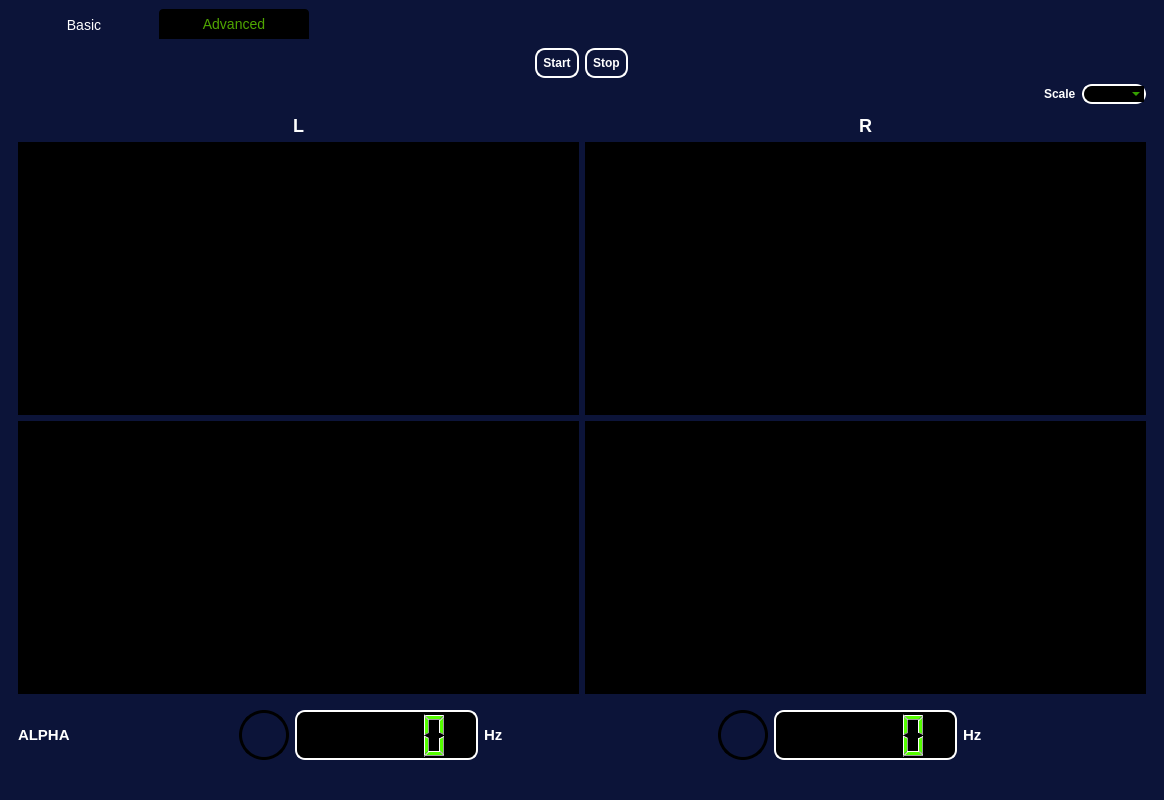
<?xml version="1.0" encoding="UTF-8"?>
<ui version="4.0">
 <class>MainWindow</class>
 <widget class="QMainWindow" name="MainWindow">
  <property name="geometry">
   <rect>
    <x>0</x>
    <y>0</y>
    <width>1164</width>
    <height>800</height>
   </rect>
  </property>
  <property name="windowTitle">
   <string>MainWindow</string>
  </property>
  <property name="styleSheet">
   <string notr="true">background-color: rgb(12, 20, 57);</string>
  </property>
  <widget class="QWidget" name="centralwidget">
   <layout class="QGridLayout" name="gridLayout">
    <item row="0" column="0">
     <widget class="QTabWidget" name="tabWidget">
      <property name="styleSheet">
       <string notr="true">QTabBar::tab:selected {
color: #4FA600;
background-color: rgb(0, 0, 0);
}

QTabBar::tab:!selected {
background-color: rgb(12, 20, 57);
color: rgb(255,255,255);
}

QTabBar::tab {
border-bottom-color: rgb(255,255,255);
border-top-left-radius: 4px;
border-top-right-radius: 4px;
height: 30px;
width: 150px;
font: 14px;
}

QTabWidget::pane {
  background-color: rgb(12, 20, 57);
} 
</string>
      </property>
      <property name="currentIndex">
       <number>1</number>
      </property>
      <widget class="QWidget" name="tab">
       <attribute name="title">
        <string>Basic</string>
       </attribute>
       <layout class="QGridLayout" name="gridLayout_6">
        <item row="1" column="0">
         <spacer name="verticalSpacer_4">
          <property name="orientation">
           <enum>Qt::Vertical</enum>
          </property>
          <property name="sizeType">
           <enum>QSizePolicy::Maximum</enum>
          </property>
          <property name="sizeHint" stdset="0">
           <size>
            <width>20</width>
            <height>10</height>
           </size>
          </property>
         </spacer>
        </item>
        <item row="0" column="0">
         <layout class="QGridLayout" name="gridLayout_4">
          <item row="4" column="1">
           <widget class="PlotWidget" name="eeg_graphr2">
            <property name="styleSheet">
             <string notr="true">background-color: rgb(0, 0, 0);</string>
            </property>
           </widget>
          </item>
          <item row="4" column="0">
           <widget class="PlotWidget" name="eeg_graphl2">
            <property name="minimumSize">
             <size>
              <width>0</width>
              <height>0</height>
             </size>
            </property>
            <property name="styleSheet">
             <string notr="true">background-color: rgb(0, 0, 0);</string>
            </property>
           </widget>
          </item>
          <item row="5" column="1">
           <widget class="PlotWidget" name="rhythmsr">
            <property name="styleSheet">
             <string notr="true">background-color: rgb(0, 0, 0);</string>
            </property>
           </widget>
          </item>
          <item row="3" column="0" alignment="Qt::AlignHCenter">
           <widget class="QLabel" name="label_4">
            <property name="styleSheet">
             <string notr="true"> QLabel {
	color:white;
	font:  bold 18px;
}</string>
            </property>
            <property name="text">
             <string>L</string>
            </property>
           </widget>
          </item>
          <item row="0" column="1" alignment="Qt::AlignLeft">
           <widget class="QPushButton" name="stop_botton2">
            <property name="styleSheet">
             <string notr="true">QPushButton
{
	color: white;
    border-style: outset;
    border-width: 2px;
    border-radius: 10px;
    border-color: white;
    font:  bold 12px;
    min-width: 10em;
    padding: 6px;
}


</string>
            </property>
            <property name="text">
             <string>Stop</string>
            </property>
           </widget>
          </item>
          <item row="3" column="1" alignment="Qt::AlignHCenter">
           <widget class="QLabel" name="label_5">
            <property name="styleSheet">
             <string notr="true"> QLabel {
	color:white;
	font:  bold 18px;
}</string>
            </property>
            <property name="text">
             <string>R</string>
            </property>
           </widget>
          </item>
          <item row="0" column="0" alignment="Qt::AlignRight">
           <widget class="QPushButton" name="start_botton2">
            <property name="styleSheet">
             <string notr="true">QPushButton{
	color: white;
    border-style: outset;
    border-width: 2px;
    border-radius: 10px;
    border-color: white;
    font:  bold 12px;
    min-width: 10em;
    padding: 6px;
}


</string>
            </property>
            <property name="text">
             <string>Start </string>
            </property>
           </widget>
          </item>
          <item row="5" column="0">
           <widget class="PlotWidget" name="rhythmsl">
            <property name="styleSheet">
             <string notr="true">background-color: rgb(0, 0, 0);</string>
            </property>
           </widget>
          </item>
          <item row="1" column="1">
           <layout class="QHBoxLayout" name="horizontalLayout_2">
            <item alignment="Qt::AlignRight">
             <widget class="QLabel" name="label_14">
              <property name="styleSheet">
               <string notr="true"> QLabel {
	color:white;
	font:  bold 12px;
}</string>
              </property>
              <property name="text">
               <string>Scale</string>
              </property>
             </widget>
            </item>
            <item>
             <widget class="QComboBox" name="scales_2">
              <property name="sizePolicy">
               <sizepolicy hsizetype="Fixed" vsizetype="Fixed">
                <horstretch>0</horstretch>
                <verstretch>0</verstretch>
               </sizepolicy>
              </property>
              <property name="styleSheet">
               <string notr="true">border-style: outset;
background-color: rgb(0, 0, 0);
border-width: 2px;
border-radius: 10px;
border-color: white;
color: rgb(85, 255, 0);</string>
              </property>
             </widget>
            </item>
           </layout>
          </item>
         </layout>
        </item>
        <item row="4" column="0">
         <layout class="QGridLayout" name="gridLayout_9">
          <item row="0" column="1">
           <spacer name="horizontalSpacer_7">
            <property name="orientation">
             <enum>Qt::Horizontal</enum>
            </property>
            <property name="sizeType">
             <enum>QSizePolicy::Maximum</enum>
            </property>
            <property name="sizeHint" stdset="0">
             <size>
              <width>100</width>
              <height>20</height>
             </size>
            </property>
           </spacer>
          </item>
          <item row="0" column="6">
           <spacer name="horizontalSpacer_5">
            <property name="orientation">
             <enum>Qt::Horizontal</enum>
            </property>
            <property name="sizeType">
             <enum>QSizePolicy::Maximum</enum>
            </property>
            <property name="sizeHint" stdset="0">
             <size>
              <width>150</width>
              <height>20</height>
             </size>
            </property>
           </spacer>
          </item>
          <item row="0" column="0">
           <spacer name="horizontalSpacer_4">
            <property name="orientation">
             <enum>Qt::Horizontal</enum>
            </property>
            <property name="sizeType">
             <enum>QSizePolicy::Maximum</enum>
            </property>
            <property name="sizeHint" stdset="0">
             <size>
              <width>150</width>
              <height>20</height>
             </size>
            </property>
           </spacer>
          </item>
          <item row="0" column="5">
           <spacer name="horizontalSpacer_8">
            <property name="orientation">
             <enum>Qt::Horizontal</enum>
            </property>
            <property name="sizeType">
             <enum>QSizePolicy::Maximum</enum>
            </property>
            <property name="sizeHint" stdset="0">
             <size>
              <width>140</width>
              <height>20</height>
             </size>
            </property>
           </spacer>
          </item>
          <item row="0" column="2" alignment="Qt::AlignRight">
           <widget class="QLabel" name="label_11">
            <property name="sizePolicy">
             <sizepolicy hsizetype="Minimum" vsizetype="Preferred">
              <horstretch>0</horstretch>
              <verstretch>0</verstretch>
             </sizepolicy>
            </property>
            <property name="styleSheet">
             <string notr="true"> QLabel {
	color:white;
	font:  bold 14px;
}</string>
            </property>
            <property name="text">
             <string>ASYM</string>
            </property>
           </widget>
          </item>
          <item row="0" column="3" alignment="Qt::AlignHCenter">
           <widget class="QLCDNumber" name="asym_lcd">
            <property name="sizePolicy">
             <sizepolicy hsizetype="Maximum" vsizetype="Minimum">
              <horstretch>0</horstretch>
              <verstretch>0</verstretch>
             </sizepolicy>
            </property>
            <property name="minimumSize">
             <size>
              <width>160</width>
              <height>50</height>
             </size>
            </property>
            <property name="styleSheet">
             <string notr="true">border-style: outset;
background-color: rgb(0, 0, 0);
border-width: 2px;
border-radius: 10px;
border-color: white;
color: rgb(85, 255, 0);</string>
            </property>
           </widget>
          </item>
          <item row="0" column="4" alignment="Qt::AlignLeft">
           <widget class="QLabel" name="label_12">
            <property name="sizePolicy">
             <sizepolicy hsizetype="Preferred" vsizetype="Preferred">
              <horstretch>0</horstretch>
              <verstretch>0</verstretch>
             </sizepolicy>
            </property>
            <property name="styleSheet">
             <string notr="true"> QLabel {
	color:white;
	font:  bold 18px;
}</string>
            </property>
            <property name="text">
             <string>%</string>
            </property>
           </widget>
          </item>
         </layout>
        </item>
        <item row="2" column="0">
         <layout class="QGridLayout" name="gridLayout_10">
          <item row="1" column="0">
           <spacer name="horizontalSpacer">
            <property name="orientation">
             <enum>Qt::Horizontal</enum>
            </property>
            <property name="sizeType">
             <enum>QSizePolicy::Maximum</enum>
            </property>
            <property name="sizeHint" stdset="0">
             <size>
              <width>150</width>
              <height>20</height>
             </size>
            </property>
           </spacer>
          </item>
          <item row="1" column="9">
           <spacer name="horizontalSpacer_3">
            <property name="orientation">
             <enum>Qt::Horizontal</enum>
            </property>
            <property name="sizeType">
             <enum>QSizePolicy::Maximum</enum>
            </property>
            <property name="sizeHint" stdset="0">
             <size>
              <width>150</width>
              <height>20</height>
             </size>
            </property>
           </spacer>
          </item>
          <item row="1" column="7" alignment="Qt::AlignLeft">
           <widget class="QLCDNumber" name="alpha_lcdr">
            <property name="sizePolicy">
             <sizepolicy hsizetype="Minimum" vsizetype="Minimum">
              <horstretch>0</horstretch>
              <verstretch>0</verstretch>
             </sizepolicy>
            </property>
            <property name="minimumSize">
             <size>
              <width>160</width>
              <height>0</height>
             </size>
            </property>
            <property name="styleSheet">
             <string notr="true">border-style: outset;
background-color: rgb(0, 0, 0);
border-width: 2px;
border-radius: 10px;
border-color: white;
color: rgb(85, 255, 0);</string>
            </property>
           </widget>
          </item>
          <item row="1" column="6">
           <widget class="QLabel" name="alpha_lightr">
            <property name="sizePolicy">
             <sizepolicy hsizetype="Fixed" vsizetype="Fixed">
              <horstretch>0</horstretch>
              <verstretch>0</verstretch>
             </sizepolicy>
            </property>
            <property name="minimumSize">
             <size>
              <width>50</width>
              <height>50</height>
             </size>
            </property>
            <property name="styleSheet">
             <string notr="true">border: 3px solid black; border-radius: 25px;</string>
            </property>
            <property name="text">
             <string/>
            </property>
           </widget>
          </item>
          <item row="1" column="3">
           <widget class="QLabel" name="label_10">
            <property name="sizePolicy">
             <sizepolicy hsizetype="Minimum" vsizetype="Minimum">
              <horstretch>0</horstretch>
              <verstretch>0</verstretch>
             </sizepolicy>
            </property>
            <property name="maximumSize">
             <size>
              <width>200</width>
              <height>16777215</height>
             </size>
            </property>
            <property name="styleSheet">
             <string notr="true"> QLabel {
	color:white;
	font:  bold 14px;
}</string>
            </property>
            <property name="text">
             <string>Hz</string>
            </property>
           </widget>
          </item>
          <item row="1" column="1">
           <widget class="QLabel" name="alpha_lightl">
            <property name="sizePolicy">
             <sizepolicy hsizetype="Fixed" vsizetype="Fixed">
              <horstretch>0</horstretch>
              <verstretch>0</verstretch>
             </sizepolicy>
            </property>
            <property name="minimumSize">
             <size>
              <width>50</width>
              <height>50</height>
             </size>
            </property>
            <property name="styleSheet">
             <string notr="true">border: 3px solid black; border-radius: 25px;</string>
            </property>
            <property name="text">
             <string/>
            </property>
           </widget>
          </item>
          <item row="1" column="5">
           <spacer name="horizontalSpacer_2">
            <property name="orientation">
             <enum>Qt::Horizontal</enum>
            </property>
            <property name="sizeType">
             <enum>QSizePolicy::Maximum</enum>
            </property>
            <property name="sizeHint" stdset="0">
             <size>
              <width>100</width>
              <height>20</height>
             </size>
            </property>
           </spacer>
          </item>
          <item row="1" column="2" alignment="Qt::AlignLeft">
           <widget class="QLCDNumber" name="alpha_lcdl">
            <property name="minimumSize">
             <size>
              <width>160</width>
              <height>0</height>
             </size>
            </property>
            <property name="styleSheet">
             <string notr="true">border-style: outset;
background-color: rgb(0, 0, 0);
border-width: 2px;
border-radius: 10px;
border-color: white;
color: rgb(85, 255, 0);</string>
            </property>
           </widget>
          </item>
          <item row="1" column="8">
           <widget class="QLabel" name="label_15">
            <property name="sizePolicy">
             <sizepolicy hsizetype="Fixed" vsizetype="Fixed">
              <horstretch>0</horstretch>
              <verstretch>0</verstretch>
             </sizepolicy>
            </property>
            <property name="styleSheet">
             <string notr="true"> QLabel {
	color:white;
	font:  bold 14px;
}</string>
            </property>
            <property name="text">
             <string>Hz</string>
            </property>
           </widget>
          </item>
          <item row="1" column="4">
           <spacer name="horizontalSpacer_6">
            <property name="orientation">
             <enum>Qt::Horizontal</enum>
            </property>
            <property name="sizeType">
             <enum>QSizePolicy::Maximum</enum>
            </property>
            <property name="sizeHint" stdset="0">
             <size>
              <width>300</width>
              <height>20</height>
             </size>
            </property>
           </spacer>
          </item>
          <item row="0" column="1">
           <widget class="QLabel" name="label_9">
            <property name="styleSheet">
             <string notr="true"> QLabel {
	color:white;
	font:  bold 14px;
}</string>
            </property>
            <property name="text">
             <string>ALPHA</string>
            </property>
           </widget>
          </item>
          <item row="0" column="6">
           <widget class="QLabel" name="label_13">
            <property name="styleSheet">
             <string notr="true"> QLabel {
	color:white;
	font:  bold 14px;
}</string>
            </property>
            <property name="text">
             <string>ALPHA</string>
            </property>
           </widget>
          </item>
         </layout>
        </item>
        <item row="3" column="0">
         <spacer name="verticalSpacer_5">
          <property name="orientation">
           <enum>Qt::Vertical</enum>
          </property>
          <property name="sizeType">
           <enum>QSizePolicy::Maximum</enum>
          </property>
          <property name="sizeHint" stdset="0">
           <size>
            <width>20</width>
            <height>10</height>
           </size>
          </property>
         </spacer>
        </item>
       </layout>
      </widget>
      <widget class="QWidget" name="tab_2">
       <attribute name="title">
        <string>Advanced</string>
       </attribute>
       <layout class="QGridLayout" name="gridLayout_8">
        <item row="0" column="0">
         <layout class="QGridLayout" name="gridLayout_2">
          <item row="5" column="1">
           <widget class="PlotWidget" name="f4_fz_spectogram">
            <property name="minimumSize">
             <size>
              <width>0</width>
              <height>160</height>
             </size>
            </property>
            <property name="styleSheet">
             <string notr="true">background-color: rgb(0, 0, 0);
</string>
            </property>
           </widget>
          </item>
          <item row="5" column="0">
           <widget class="PlotWidget" name="f3_fz_spectogram">
            <property name="minimumSize">
             <size>
              <width>0</width>
              <height>160</height>
             </size>
            </property>
            <property name="styleSheet">
             <string notr="true">background-color: rgb(0, 0, 0);
</string>
            </property>
           </widget>
          </item>
          <item row="3" column="1" alignment="Qt::AlignHCenter">
           <widget class="QLabel" name="label_2">
            <property name="styleSheet">
             <string notr="true"> QLabel {
	color:white;
	font:  bold 18px;
}</string>
            </property>
            <property name="text">
             <string>R</string>
            </property>
           </widget>
          </item>
          <item row="0" column="1" alignment="Qt::AlignLeft">
           <widget class="QPushButton" name="stop_botton">
            <property name="styleSheet">
             <string notr="true">QPushButton{
	color: white;
    border-style: outset;
    border-width: 2px;
    border-radius: 10px;
    border-color: white;
    font:  bold 12px;
    min-width: 10em;
    padding: 6px;
}</string>
            </property>
            <property name="text">
             <string>Stop</string>
            </property>
           </widget>
          </item>
          <item row="0" column="0" alignment="Qt::AlignRight">
           <widget class="QPushButton" name="start_botton">
            <property name="styleSheet">
             <string notr="true">QPushButton{
	color: white;
    border-style: outset;
    border-width: 2px;
    border-radius: 10px;
    border-color: white;
    font:  bold 12px;
    min-width: 10em;
    padding: 6px;
}</string>
            </property>
            <property name="text">
             <string>Start</string>
            </property>
           </widget>
          </item>
          <item row="4" column="1">
           <widget class="PlotWidget" name="eeg_graphr">
            <property name="minimumSize">
             <size>
              <width>0</width>
              <height>160</height>
             </size>
            </property>
            <property name="styleSheet">
             <string notr="true">background-color: rgb(0, 0, 0);</string>
            </property>
           </widget>
          </item>
          <item row="4" column="0">
           <widget class="PlotWidget" name="eeg_graphl">
            <property name="minimumSize">
             <size>
              <width>0</width>
              <height>160</height>
             </size>
            </property>
            <property name="styleSheet">
             <string notr="true">background-color: rgb(0, 0, 0);</string>
            </property>
           </widget>
          </item>
          <item row="1" column="1">
           <layout class="QHBoxLayout" name="horizontalLayout">
            <item alignment="Qt::AlignRight">
             <widget class="QLabel" name="label_6">
              <property name="styleSheet">
               <string notr="true"> QLabel {
	color:white;
	font:  bold 12px;
}</string>
              </property>
              <property name="text">
               <string>Scale</string>
              </property>
             </widget>
            </item>
            <item>
             <widget class="QComboBox" name="scales">
              <property name="sizePolicy">
               <sizepolicy hsizetype="Fixed" vsizetype="Fixed">
                <horstretch>0</horstretch>
                <verstretch>0</verstretch>
               </sizepolicy>
              </property>
              <property name="styleSheet">
               <string notr="true">border-style: outset;
background-color: rgb(0, 0, 0);
border-width: 2px;
border-radius: 10px;
border-color: white;
color: rgb(85, 255, 0);</string>
              </property>
             </widget>
            </item>
           </layout>
          </item>
          <item row="2" column="1">
           <spacer name="verticalSpacer_10">
            <property name="orientation">
             <enum>Qt::Vertical</enum>
            </property>
            <property name="sizeType">
             <enum>QSizePolicy::Preferred</enum>
            </property>
            <property name="sizeHint" stdset="0">
             <size>
              <width>20</width>
              <height>5</height>
             </size>
            </property>
           </spacer>
          </item>
          <item row="3" column="0" alignment="Qt::AlignHCenter">
           <widget class="QLabel" name="label">
            <property name="styleSheet">
             <string notr="true"> QLabel {
	color:white;
	font:  bold 18px;
}</string>
            </property>
            <property name="text">
             <string>L</string>
            </property>
           </widget>
          </item>
         </layout>
        </item>
        <item row="2" column="0">
         <layout class="QGridLayout" name="gridLayout_7">
          <item row="1" column="8">
           <widget class="QLabel" name="label_20">
            <property name="styleSheet">
             <string notr="true"> QLabel {
	color:white;
	font:  bold 15px;
}</string>
            </property>
            <property name="text">
             <string>Hz</string>
            </property>
           </widget>
          </item>
          <item row="1" column="6">
           <widget class="QLabel" name="alpha_lightr2">
            <property name="sizePolicy">
             <sizepolicy hsizetype="Fixed" vsizetype="Fixed">
              <horstretch>0</horstretch>
              <verstretch>0</verstretch>
             </sizepolicy>
            </property>
            <property name="minimumSize">
             <size>
              <width>50</width>
              <height>50</height>
             </size>
            </property>
            <property name="styleSheet">
             <string notr="true">border: 3px solid black; border-radius: 25px;</string>
            </property>
            <property name="text">
             <string/>
            </property>
           </widget>
          </item>
          <item row="1" column="2" alignment="Qt::AlignRight">
           <widget class="QLabel" name="alpha_lightl2">
            <property name="sizePolicy">
             <sizepolicy hsizetype="Fixed" vsizetype="Fixed">
              <horstretch>0</horstretch>
              <verstretch>0</verstretch>
             </sizepolicy>
            </property>
            <property name="minimumSize">
             <size>
              <width>50</width>
              <height>50</height>
             </size>
            </property>
            <property name="styleSheet">
             <string notr="true">border: 3px solid black; border-radius: 25px;</string>
            </property>
            <property name="text">
             <string/>
            </property>
           </widget>
          </item>
          <item row="1" column="0">
           <widget class="QLabel" name="label_21">
            <property name="sizePolicy">
             <sizepolicy hsizetype="Fixed" vsizetype="Preferred">
              <horstretch>0</horstretch>
              <verstretch>0</verstretch>
             </sizepolicy>
            </property>
            <property name="styleSheet">
             <string notr="true"> QLabel {
	color:white;
	font:  bold 15px;
}</string>
            </property>
            <property name="text">
             <string>ALPHA</string>
            </property>
           </widget>
          </item>
          <item row="1" column="5">
           <spacer name="horizontalSpacer_17">
            <property name="orientation">
             <enum>Qt::Horizontal</enum>
            </property>
            <property name="sizeType">
             <enum>QSizePolicy::Minimum</enum>
            </property>
            <property name="sizeHint" stdset="0">
             <size>
              <width>46</width>
              <height>20</height>
             </size>
            </property>
           </spacer>
          </item>
          <item row="0" column="0">
           <spacer name="verticalSpacer_8">
            <property name="orientation">
             <enum>Qt::Vertical</enum>
            </property>
            <property name="sizeType">
             <enum>QSizePolicy::Minimum</enum>
            </property>
            <property name="sizeHint" stdset="0">
             <size>
              <width>20</width>
              <height>10</height>
             </size>
            </property>
           </spacer>
          </item>
          <item row="1" column="4" alignment="Qt::AlignLeft">
           <widget class="QLabel" name="label_7">
            <property name="styleSheet">
             <string notr="true"> QLabel {
	color:white;
	font:  bold 15px;
}</string>
            </property>
            <property name="text">
             <string>Hz</string>
            </property>
           </widget>
          </item>
          <item row="1" column="7">
           <widget class="QLCDNumber" name="alpha_lcdr2">
            <property name="minimumSize">
             <size>
              <width>150</width>
              <height>40</height>
             </size>
            </property>
            <property name="styleSheet">
             <string notr="true">border-style: outset;
background-color: rgb(0, 0, 0);
border-width: 2px;
border-radius: 10px;
border-color: white;
color: rgb(85, 255, 0);</string>
            </property>
           </widget>
          </item>
          <item row="1" column="3">
           <widget class="QLCDNumber" name="alpha_lcdl2">
            <property name="minimumSize">
             <size>
              <width>150</width>
              <height>40</height>
             </size>
            </property>
            <property name="styleSheet">
             <string notr="true">border-style: outset;
background-color: rgb(0, 0, 0);
border-width: 2px;
border-radius: 10px;
border-color: white;
color: rgb(85, 255, 0);</string>
            </property>
           </widget>
          </item>
          <item row="1" column="1">
           <spacer name="horizontalSpacer_16">
            <property name="orientation">
             <enum>Qt::Horizontal</enum>
            </property>
            <property name="sizeType">
             <enum>QSizePolicy::Fixed</enum>
            </property>
            <property name="sizeHint" stdset="0">
             <size>
              <width>30</width>
              <height>20</height>
             </size>
            </property>
           </spacer>
          </item>
         </layout>
        </item>
       </layout>
      </widget>
     </widget>
    </item>
   </layout>
  </widget>
  <widget class="QMenuBar" name="menubar">
   <property name="geometry">
    <rect>
     <x>0</x>
     <y>0</y>
     <width>1164</width>
     <height>21</height>
    </rect>
   </property>
  </widget>
  <widget class="QStatusBar" name="statusbar"/>
 </widget>
 <customwidgets>
  <customwidget>
   <class>PlotWidget</class>
   <extends>QGraphicsView</extends>
   <header location="global">pyqtgraph.h</header>
  </customwidget>
 </customwidgets>
 <resources/>
 <connections/>
</ui>
